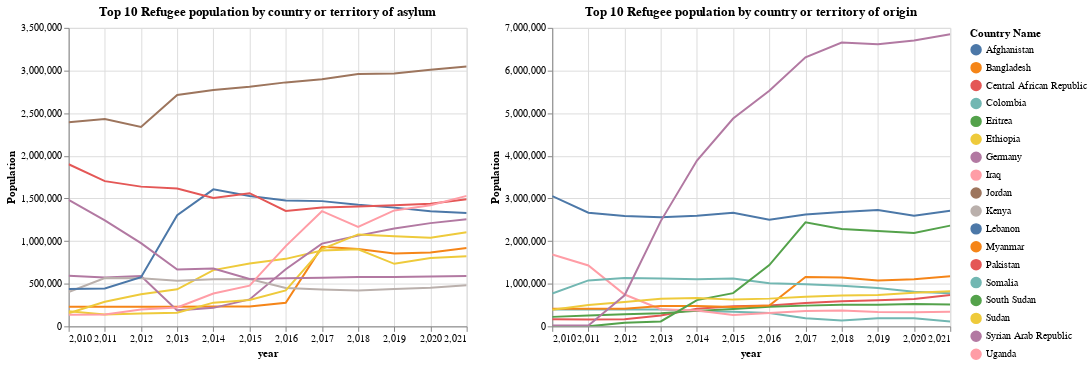

Notebook cell for this chart:
### Markdown cell above
<b>Visualization 3: Refugee activity in top 10 countries of asylum and origin</b>

Interestingly, Germany have been accepting a lot of refugees this past decade. Interactivity is enabled to hover points points, pan, and zoom.

### Code cell
def gen_anot_lines(source, selection,title):
    
    selectors = alt.Chart(source).mark_point().encode(
    x='year:Q',
    opacity=alt.value(0),
    ).add_selection(
        selection
    )
    
    line = alt.Chart(source).mark_line().encode(
      x = 'year', y = alt.Y('value:Q', title = 'Population'), color = 'Country Name:N'

    ).properties(title = title)
      
    # Draw points on the line, and highlight based on selection
    points = line.mark_point().encode(
        opacity=alt.condition(selection, alt.value(1), alt.value(0))
    )

    # Draw text labels near the points, and highlight based on selection
    text = line.mark_text(align='left', dx=5, dy=-5).encode(
        text=alt.condition(selection, 'Country Name:N', alt.value(' '))
    )

    # Draw a rule at the location of the selection
    rules = alt.Chart(source).mark_rule(color='gray').encode(
        x='year:Q',
    ).transform_filter(
        selection
    )

    return alt.layer(line, selectors, points, rules, text).interactive()
    

# Create a selection that chooses the nearest point & selects based on x-value
nearest = alt.selection(type='single', nearest=True, on='mouseover', fields=['year'], empty='none')

# Generate charts
gen_anot_lines(top_10_a2_df, nearest,'Top 10 Refugee population by country or territory of asylum') | gen_anot_lines(top_10_o2_df, nearest,'Top 10 Refugee population by country or territory of origin')
